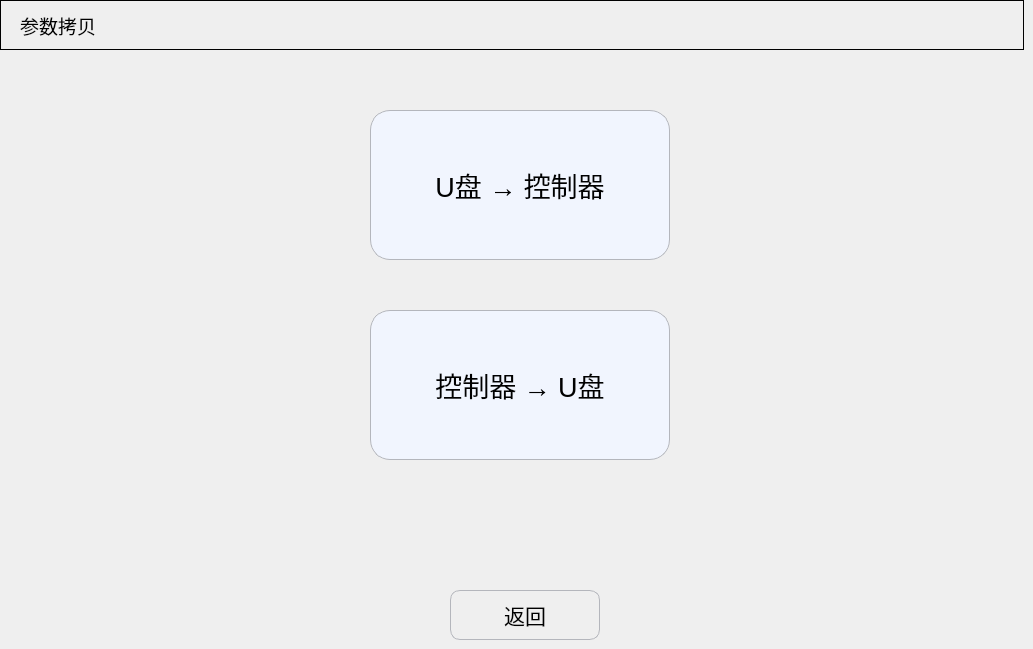
   <widget class="QWidget" name="page_10">
    <widget class="QGroupBox" name="groupBox_6">
     <property name="geometry">
      <rect>
       <x>0</x>
       <y>0</y>
       <width>1024</width>
       <height>50</height>
      </rect>
     </property>
     <property name="minimumSize">
      <size>
       <width>1024</width>
       <height>50</height>
      </size>
     </property>
     <property name="maximumSize">
      <size>
       <width>1024</width>
       <height>50</height>
      </size>
     </property>
     <property name="styleSheet">
      <string notr="true">QGroupBox{
	border:  1px solid black;
}</string>
     </property>
     <property name="title">
      <string/>
     </property>
     <widget class="QLabel" name="label_copyName">
      <property name="geometry">
       <rect>
        <x>20</x>
        <y>10</y>
        <width>131</width>
        <height>31</height>
       </rect>
      </property>
      <property name="font">
       <font>
        <pointsize>14</pointsize>
       </font>
      </property>
      <property name="text">
       <string>参数拷贝</string>
      </property>
     </widget>
    </widget>
    <widget class="QPushButton" name="Btn_UtoC">
     <property name="geometry">
      <rect>
       <x>370</x>
       <y>110</y>
       <width>300</width>
       <height>150</height>
      </rect>
     </property>
     <property name="minimumSize">
      <size>
       <width>300</width>
       <height>150</height>
      </size>
     </property>
     <property name="maximumSize">
      <size>
       <width>300</width>
       <height>150</height>
      </size>
     </property>
     <property name="font">
      <font>
       <pointsize>20</pointsize>
      </font>
     </property>
     <property name="styleSheet">
      <string notr="true">QPushButton
{
    background-color:#F1F5FE;
    border-style:solid; /*边框风格*/
    border-width:1px;/*边框宽度*/
    border-color:#B4B6BC; /*边框颜色*/
    border-radius:20px; /*边框倒角*/
}
QPushButton:pressed
{
    border-style:outset; /*边框风格*/
    background-color:qlineargradient(x1: 0, y1: 0, x2: 0, y2: 1, stop:0 #00befa, stop: 1 #0160ea);/*背景色*/
    border-width:1px;/*边框宽度*/
    border-color:#0055ff; /*边框颜色*/
    border-radius:20px; /*边框倒角*/
}</string>
     </property>
     <property name="text">
      <string>U盘 → 控制器</string>
     </property>
     <property name="iconSize">
      <size>
       <width>40</width>
       <height>40</height>
      </size>
     </property>
    </widget>
    <widget class="QPushButton" name="Btn_copyBack">
     <property name="geometry">
      <rect>
       <x>450</x>
       <y>590</y>
       <width>150</width>
       <height>50</height>
      </rect>
     </property>
     <property name="minimumSize">
      <size>
       <width>150</width>
       <height>50</height>
      </size>
     </property>
     <property name="maximumSize">
      <size>
       <width>150</width>
       <height>50</height>
      </size>
     </property>
     <property name="font">
      <font>
       <pointsize>16</pointsize>
      </font>
     </property>
     <property name="styleSheet">
      <string notr="true">QPushButton
{
    border-style:solid; /*边框风格*/
    border-width:1px;/*边框宽度*/
    border-color:#B4B6BC; /*边框颜色*/
    border-radius:10px; /*边框倒角*/
}
QPushButton:pressed
{
    border-style:outset; /*边框风格*/
    background-color:qlineargradient(x1: 0, y1: 0, x2: 0, y2: 1, stop:0 #00befa, stop: 1 #0160ea);/*背景色*/
    border-width:1px;/*边框宽度*/
    border-color:#0055ff; /*边框颜色*/
    border-radius:10px; /*边框倒角*/
}</string>
     </property>
     <property name="text">
      <string>返回</string>
     </property>
     <property name="icon">
      <iconset resource="../resource.qrc">
       <normaloff>:/SetPage/setpage_images/back.png</normaloff>:/SetPage/setpage_images/back.png</iconset>
     </property>
     <property name="iconSize">
      <size>
       <width>40</width>
       <height>40</height>
      </size>
     </property>
    </widget>
    <widget class="QPushButton" name="Btn_CtoU">
     <property name="geometry">
      <rect>
       <x>370</x>
       <y>310</y>
       <width>300</width>
       <height>150</height>
      </rect>
     </property>
     <property name="minimumSize">
      <size>
       <width>300</width>
       <height>150</height>
      </size>
     </property>
     <property name="maximumSize">
      <size>
       <width>300</width>
       <height>150</height>
      </size>
     </property>
     <property name="font">
      <font>
       <pointsize>20</pointsize>
      </font>
     </property>
     <property name="styleSheet">
      <string notr="true">QPushButton
{
    background-color:#F1F5FE;
    border-style:solid; /*边框风格*/
    border-width:1px;/*边框宽度*/
    border-color:#B4B6BC; /*边框颜色*/
    border-radius:20px; /*边框倒角*/
}
QPushButton:pressed
{
    border-style:outset; /*边框风格*/
    background-color:qlineargradient(x1: 0, y1: 0, x2: 0, y2: 1, stop:0 #00befa, stop: 1 #0160ea);/*背景色*/
    border-width:1px;/*边框宽度*/
    border-color:#0055ff; /*边框颜色*/
    border-radius:20px; /*边框倒角*/
}</string>
     </property>
     <property name="text">
      <string>控制器 → U盘</string>
     </property>
     <property name="iconSize">
      <size>
       <width>40</width>
       <height>40</height>
      </size>
     </property>
    </widget>
   </widget>
